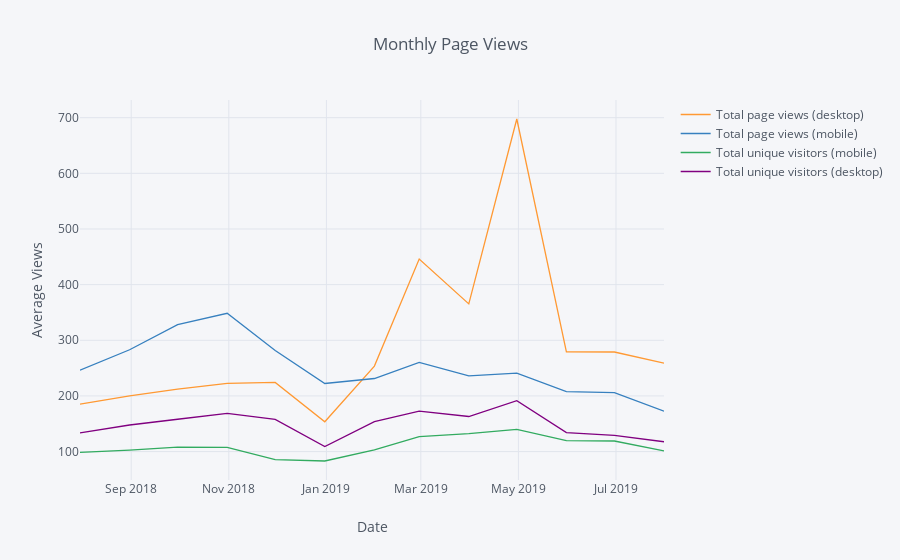

Here is the notebook cell this chart was saved with:
### Code cell
page_views_df = visitor_metrics_df[['Total page views (desktop)', 'Total page views (mobile)','Total unique visitors (mobile)',
                                    'Total unique visitors (desktop)',
          'Date']].set_index('Date').resample('M').mean()

page_views_df.iplot(
    kind='line',
    xTitle='Date',
    yTitle='Average Views',
    title='Monthly Page Views')

### Figure 1 — Plotly figure (JSON) as saved in the notebook; plotly's stock layout.template omitted (floating-point values rounded to 4 significant figures)
{"data": [{"line": {"color": "rgba(255, 153, 51, 1.0)", "dash": "solid", "shape": "linear", "width": 1.3}, "mode": "lines", "name": "Total page views (desktop)", "text": "", "type": "scatter", "uid": "5f99cb9e-e86b-4645-bcc9-29e46a575ac6", "x": ["2018-07-31", "2018-08-31", "2018-09-30", "2018-10-31", "2018-11-30", "2018-12-31", "2019-01-31", "2019-02-28", "2019-03-31", "2019-04-30", "2019-05-31", "2019-06-30", "2019-07-31"], "y": [185.2, 200.3, 212.3, 222.5, 224.4, 153.6, 253.6, 446.0, 365.4, 697.6, 279.2, 278.9, 258.8]}, {"line": {"color": "rgba(55, 128, 191, 1.0)", "dash": "solid", "shape": "linear", "width": 1.3}, "mode": "lines", "name": "Total page views (mobile)", "text": "", "type": "scatter", "uid": "041f11a4-da4d-4d51-8a89-fbdeda4a3979", "x": ["2018-07-31", "2018-08-31", "2018-09-30", "2018-10-31", "2018-11-30", "2018-12-31", "2019-01-31", "2019-02-28", "2019-03-31", "2019-04-30", "2019-05-31", "2019-06-30", "2019-07-31"], "y": [246.2, 283.0, 328.0, 348.5, 281.6, 222.4, 231.4, 260.3, 236.1, 240.9, 207.8, 205.9, 172.5]}, {"line": {"color": "rgba(50, 171, 96, 1.0)", "dash": "solid", "shape": "linear", "width": 1.3}, "mode": "lines", "name": "Total unique visitors (mobile)", "text": "", "type": "scatter", "uid": "c8e347ce-3ab7-4896-ab63-e74b1c19cfb0", "x": ["2018-07-31", "2018-08-31", "2018-09-30", "2018-10-31", "2018-11-30", "2018-12-31", "2019-01-31", "2019-02-28", "2019-03-31", "2019-04-30", "2019-05-31", "2019-06-30", "2019-07-31"], "y": [98.48, 102.5, 107.9, 107.5, 85.73, 83.1, 102.9, 126.9, 132.2, 139.8, 119.9, 119.0, 101.2]}, {"line": {"color": "rgba(128, 0, 128, 1.0)", "dash": "solid", "shape": "linear", "width": 1.3}, "mode": "lines", "name": "Total unique visitors (desktop)", "text": "", "type": "scatter", "uid": "8d363192-255e-461a-93fc-cb4990f65d2b", "x": ["2018-07-31", "2018-08-31", "2018-09-30", "2018-10-31", "2018-11-30", "2018-12-31", "2019-01-31", "2019-02-28", "2019-03-31", "2019-04-30", "2019-05-31", "2019-06-30", "2019-07-31"], "y": [133.5, 147.8, 158.1, 168.7, 157.8, 109.2, 153.6, 172.6, 163.0, 191.4, 134.2, 129.2, 117.7]}], "layout": {"legend": {"bgcolor": "#F5F6F9", "font": {"color": "#4D5663"}}, "paper_bgcolor": "#F5F6F9", "plot_bgcolor": "#F5F6F9", "title": {"font": {"color": "#4D5663"}, "text": "Monthly Page Views"}, "xaxis": {"gridcolor": "#E1E5ED", "showgrid": true, "tickfont": {"color": "#4D5663"}, "title": {"font": {"color": "#4D5663"}, "text": "Date"}, "zerolinecolor": "#E1E5ED"}, "yaxis": {"gridcolor": "#E1E5ED", "showgrid": true, "tickfont": {"color": "#4D5663"}, "title": {"font": {"color": "#4D5663"}, "text": "Average Views"}, "zerolinecolor": "#E1E5ED"}}}
